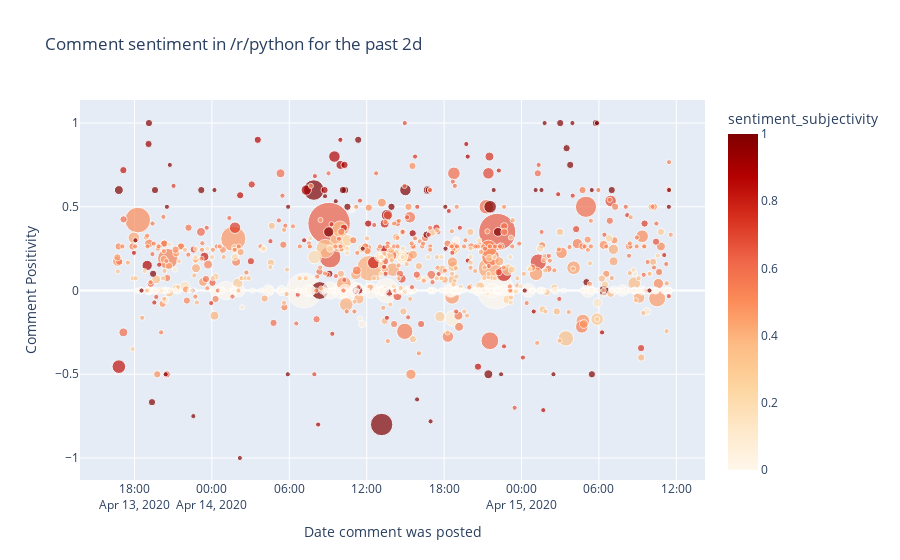

This figure's notebook cell:
### Code cell
px.scatter(df3, x = 'date',
          y = 'sentiment_polarity',
          hover_data = ['author', 'permalink', 'preview'],
          color_continuous_scale = px.colors.sequential.OrRd,
          color = 'sentiment_subjectivity',
           size = 'score',
           size_max = 30,
           labels = {'sentiment_polarity': 'Comment Positivity', 'date': 'Date comment was posted'},
           title = f'Comment sentiment in /r/{SUBREDDIT_OF_INTEREST} for the past {TIMEFRAME}'
          )

### Figure 1 — Plotly figure (JSON) as saved in the notebook; plotly's stock layout.template omitted (floating-point values rounded to 4 significant figures; data arrays with more than 128 entries replaced by an {"elided": "..."} marker saying what was removed)
{"data": [{"customdata": {"elided": "913x3 str values"}, "hoverlabel": {"namelength": 0}, "hovertemplate": "Date comment was posted=%{x}<br>Comment Positivity=%{y}<br>score=%{marker.size}<br>author=%{customdata[0]}<br>permalink=%{customdata[1]}<br>preview=%{customdata[2]}<br>sentiment_subjectivity=%{marker.color}", "legendgroup": "", "marker": {"color": {"elided": "913 float values"}, "coloraxis": "coloraxis", "size": {"elided": "913 int values"}, "sizemode": "area", "sizeref": 0.07556, "symbol": "circle"}, "mode": "markers", "name": "", "showlegend": false, "type": "scatter", "x": {"elided": "913 str values"}, "xaxis": "x", "y": {"elided": "913 float values"}, "yaxis": "y"}], "layout": {"autosize": true, "coloraxis": {"colorbar": {"title": {"text": "sentiment_subjectivity"}}, "colorscale": [[0, "rgb(255,247,236)"], [0.125, "rgb(254,232,200)"], [0.25, "rgb(253,212,158)"], [0.375, "rgb(253,187,132)"], [0.5, "rgb(252,141,89)"], [0.625, "rgb(239,101,72)"], [0.75, "rgb(215,48,31)"], [0.875, "rgb(179,0,0)"], [1, "rgb(127,0,0)"]]}, "legend": {"itemsizing": "constant", "tracegroupgap": 0}, "title": {"text": "Comment sentiment in /r/python for the past 2d"}, "xaxis": {"anchor": "y", "autorange": true, "domain": [0, 1], "range": ["2020-04-13 13:40:06.1881", "2020-04-15 14:16:05.1987"], "title": {"text": "Date comment was posted"}, "type": "date"}, "yaxis": {"anchor": "x", "autorange": true, "domain": [0, 1], "range": [-1.14, 1.149], "title": {"text": "Comment Positivity"}, "type": "linear"}}}
